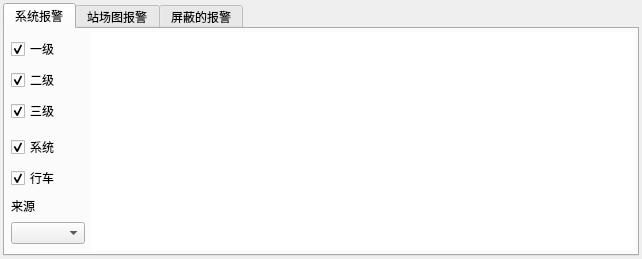
<?xml version="1.0" encoding="UTF-8"?>
<ui version="4.0">
 <class>SystemAlarm</class>
 <widget class="QMainWindow" name="SystemAlarm">
  <property name="geometry">
   <rect>
    <x>0</x>
    <y>0</y>
    <width>642</width>
    <height>221</height>
   </rect>
  </property>
  <property name="windowTitle">
   <string>系统消息框</string>
  </property>
  <widget class="QWidget" name="centralwidget">
   <layout class="QVBoxLayout" name="verticalLayout">
    <property name="spacing">
     <number>3</number>
    </property>
    <property name="leftMargin">
     <number>3</number>
    </property>
    <property name="topMargin">
     <number>3</number>
    </property>
    <property name="rightMargin">
     <number>3</number>
    </property>
    <property name="bottomMargin">
     <number>3</number>
    </property>
    <item>
     <widget class="QTabWidget" name="tabWidget">
      <property name="currentIndex">
       <number>0</number>
      </property>
      <widget class="QWidget" name="tab">
       <attribute name="title">
        <string>系统报警</string>
       </attribute>
       <layout class="QHBoxLayout" name="horizontalLayout" stretch="0,0">
        <property name="spacing">
         <number>3</number>
        </property>
        <property name="leftMargin">
         <number>3</number>
        </property>
        <property name="topMargin">
         <number>3</number>
        </property>
        <property name="rightMargin">
         <number>3</number>
        </property>
        <property name="bottomMargin">
         <number>3</number>
        </property>
        <item>
         <widget class="QWidget" name="widget_2" native="true">
          <property name="maximumSize">
           <size>
            <width>80</width>
            <height>16777215</height>
           </size>
          </property>
          <layout class="QVBoxLayout" name="verticalLayout_2">
           <property name="spacing">
            <number>7</number>
           </property>
           <property name="leftMargin">
            <number>3</number>
           </property>
           <property name="topMargin">
            <number>5</number>
           </property>
           <property name="rightMargin">
            <number>3</number>
           </property>
           <property name="bottomMargin">
            <number>5</number>
           </property>
           <item>
            <widget class="QCheckBox" name="checkBox">
             <property name="text">
              <string>一级</string>
             </property>
             <property name="checked">
              <bool>true</bool>
             </property>
            </widget>
           </item>
           <item>
            <widget class="QCheckBox" name="checkBox_2">
             <property name="text">
              <string>二级</string>
             </property>
             <property name="checked">
              <bool>true</bool>
             </property>
            </widget>
           </item>
           <item>
            <widget class="QCheckBox" name="checkBox_3">
             <property name="text">
              <string>三级</string>
             </property>
             <property name="checked">
              <bool>true</bool>
             </property>
            </widget>
           </item>
           <item>
            <spacer name="horizontalSpacer">
             <property name="orientation">
              <enum>Qt::Horizontal</enum>
             </property>
             <property name="sizeHint" stdset="0">
              <size>
               <width>40</width>
               <height>5</height>
              </size>
             </property>
            </spacer>
           </item>
           <item>
            <widget class="QCheckBox" name="checkBox_5">
             <property name="text">
              <string>系统</string>
             </property>
             <property name="checked">
              <bool>true</bool>
             </property>
            </widget>
           </item>
           <item>
            <widget class="QCheckBox" name="checkBox_6">
             <property name="text">
              <string>行车</string>
             </property>
             <property name="checked">
              <bool>true</bool>
             </property>
            </widget>
           </item>
           <item>
            <widget class="QLabel" name="label">
             <property name="maximumSize">
              <size>
               <width>16777215</width>
               <height>20</height>
              </size>
             </property>
             <property name="text">
              <string>来源</string>
             </property>
            </widget>
           </item>
           <item>
            <widget class="QComboBox" name="comboBox"/>
           </item>
           <item>
            <spacer name="verticalSpacer">
             <property name="orientation">
              <enum>Qt::Vertical</enum>
             </property>
             <property name="sizeHint" stdset="0">
              <size>
               <width>20</width>
               <height>40</height>
              </size>
             </property>
            </spacer>
           </item>
          </layout>
         </widget>
        </item>
        <item>
         <widget class="QWidget" name="widget" native="true">
          <property name="styleSheet">
           <string notr="true">background-color: rgb(255, 255, 255);</string>
          </property>
          <layout class="QHBoxLayout" name="horizontalLayout_4"/>
         </widget>
        </item>
       </layout>
      </widget>
      <widget class="QWidget" name="tab_2">
       <attribute name="title">
        <string>站场图报警</string>
       </attribute>
       <layout class="QHBoxLayout" name="horizontalLayout_2">
        <item>
         <widget class="QTableWidget" name="tableWidget_2"/>
        </item>
       </layout>
      </widget>
      <widget class="QWidget" name="tab_3">
       <attribute name="title">
        <string>屏蔽的报警</string>
       </attribute>
       <layout class="QHBoxLayout" name="horizontalLayout_3">
        <item>
         <widget class="QTableWidget" name="tableWidget_3"/>
        </item>
       </layout>
      </widget>
     </widget>
    </item>
   </layout>
  </widget>
 </widget>
 <resources/>
 <connections/>
</ui>
